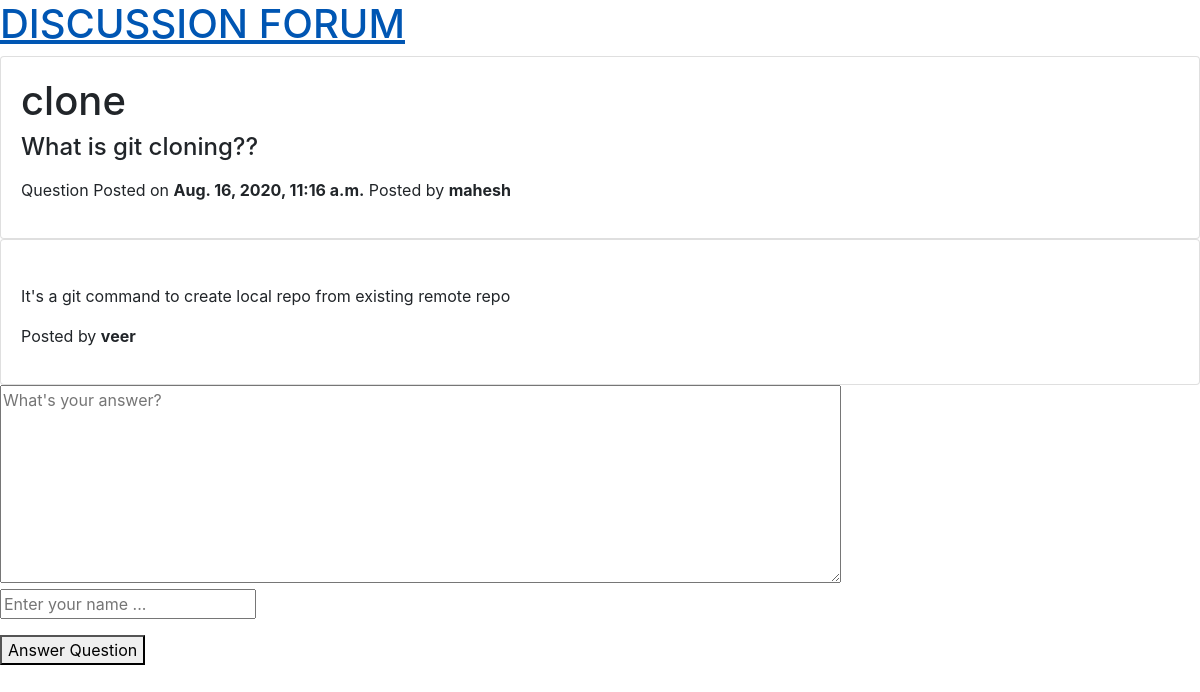
Page /question/4/clone on the committed database.
### qa/models.py (models this page shows, shortened)
class Question(models.Model):
    qid = models.AutoField(primary_key=True)
    question_title = models.CharField(max_length=100)
    question_text = models.TextField(max_length=50000)
    date_posted = models.DateTimeField(auto_now_add=True)
    posted_by = models.TextField(max_length=20)
    slug = models.SlugField(max_length=40)

class Answer(models.Model):
    aid = models.AutoField(primary_key=True)
    qid = models.ForeignKey(Question, on_delete=models.CASCADE)
    answer_text = models.TextField(max_length=50000)
    date_posted = models.DateTimeField(auto_now_add=True)
    posted_by = models.TextField(max_length=20)

### qa/views.py (the view)
# urls.py: path('question/<int:qid>/<slug:qslug>', viewquestion),
def viewquestion(request, qid, qslug):
    context = {}
    question = Question.objects.get(qid=qid, slug=qslug)
    question_json = json.loads(serializers.serialize('json', [ question ]))[0]['fields']
    question_json['date_posted'] = question.date_posted
    question_json['qid'] = question.qid
    question_json['question_text'] = bleach.clean(markdown2.markdown(question_json['question_text']), tags=['p', 'pre','code', 'sup', 'strong', 'hr', 'sub', 'a'])
    context['question'] = question_json
    context['answers'] = []
    answers = Answer.objects.filter(qid=qid)
    for answer in answers:
        answer.answer_text = bleach.clean(markdown2.markdown(answer.answer_text), tags=['p', 'pre','code', 'sup', 'strong', 'hr', 'sub', 'a'])
        context['answers'].append(answer)
    return render(request, 'view-question.html', context)

### templates/view-question.html (shortened to what this page needs)
{% load static %}
<!DOCTYPE html>
<html lang="en" dir="ltr">
    <head>
        <link rel="stylesheet" href="https://stackpath.bootstrapcdn.com/bootstrap/4.5.2/css/bootstrap.min.css">
    </head>
    <body>
        <a href="{% url 'home' %}">
            <h1>DISCUSSION FORUM</h1>
        </a>
        <div class="content">
            <div class="card">
                <div class="card-body">
            <h1>{{ question.question_title }}</h1>
            <h4>{{ question.question_text|safe }}</h4>
            <p class="questiondetails">
                <span>Question Posted on <strong>{{ question.date_posted }}</strong></span>
                <span>Posted by <strong>{{ question.posted_by }}</strong></span>
            </p>
                </div>
            </div>
            <div class="card">
                <div class="card-body">
                    <div id="answers">
                    {% for answer in answers %}
                            <br>
                            {{ answer.answer_text|safe }}
                            <p class="answerdetails">
                                <span>Posted by <strong>{{ answer.posted_by }}</strong></span>
                            </p>
                    {% endfor %}
                    </div>
                </div>
            </div>
                <textarea name="answer" id="answer" rows="8" cols="80" placeholder="What's your answer?"></textarea><p />
                <input type="text" id="posted_by" name="posted_by" value="" autocomplete="off" placeholder="Enter your name ..."><p />
                <button name="answer_question" id="answer_question">Answer Question</button>
        </div>
    </body>
</html>

### rows in the picture
Question: question_text "What is git cloning??", date_posted "Aug. 16, 2020, 11:16 a.m.", posted_by "mahesh"
Answer: answer_text "It's a git command to create local repo from existing remote repo", posted_by "veer"

### other values in the picture
{{ question.question_title }} "clone"
